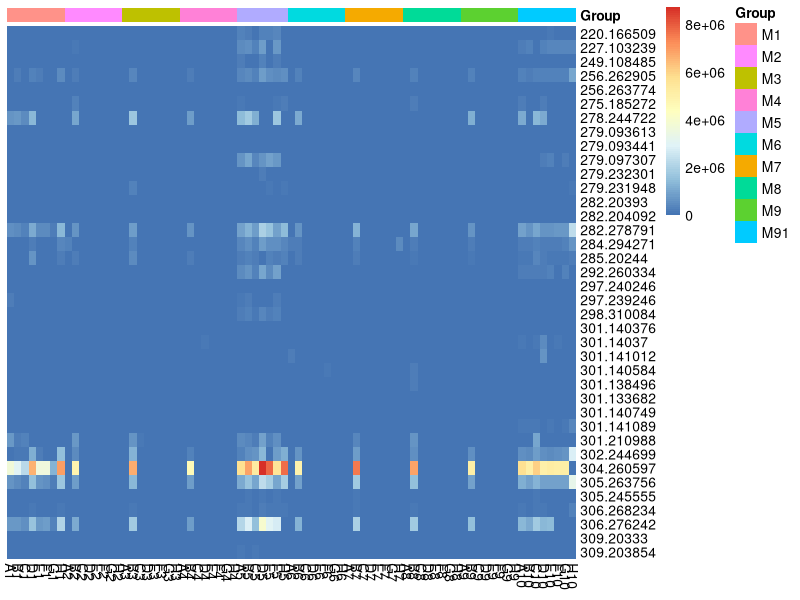

Reproduce this figure in R.
rm(list=ls())
library(pheatmap)
data<-read.csv("gnps.csv", check.names = F)
# Prepration,新建一个只剩数值的数据表data1
data1 <- data[,-c(1:2)]
# 新建丰度前50的数据表data2
data1Sum <- apply(data1,2,sum)
data1SumSort <- sort(data1Sum, decreasing = T)
Top <- data1SumSort[1:50]
data2 <- data1[,names(data1) %in% names(Top)]
# 标注分组和标签
rownames(data2) = paste(data$ID)
# colnames(data2) = paste("C", 1:50, sep = "")
anno_col=data.frame(Group=factor(data$Group))
rownames(anno_col)=paste(data$ID)
pheatmap(t(data2),cluster_row=F,cluster_col=F,border=F,annotation_col=anno_col)

